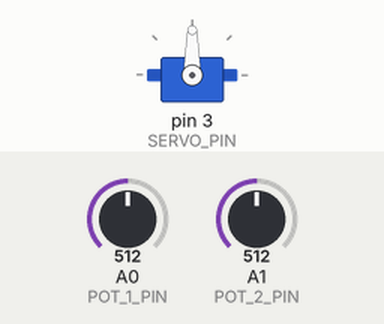
Simulated run of this sketch. Board: Arduino Uno, built with avr-gcc and run on an emulated ATmega328P. Parts: servo. Inputs (shaded band) come from the test bench; at power-on: A0 (POT_1_PIN) = 512, A1 (POT_2_PIN) = 512.

Above: at 1.2 s.
1.3 s: A0 (POT_1_PIN) set to 716
At 2.2 s:
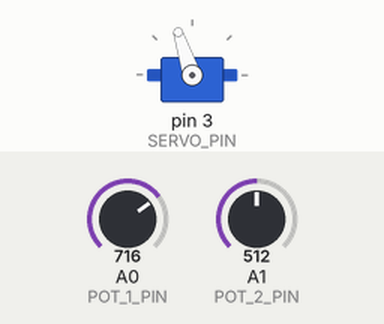
2.8 s: A1 (POT_2_PIN) set to 716
At 3.4 s:
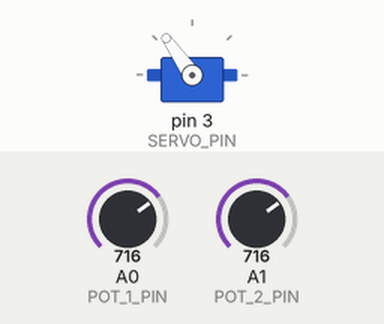
4.3 s: A0 (POT_1_PIN) set to 900
At 5.5 s:
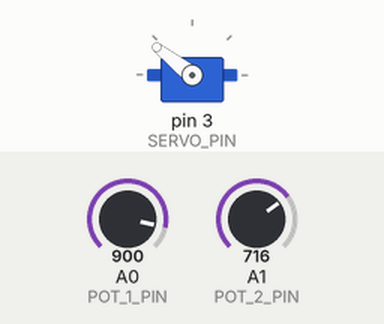
5.8 s: A1 (POT_2_PIN) set to 1023
At 6.8 s:
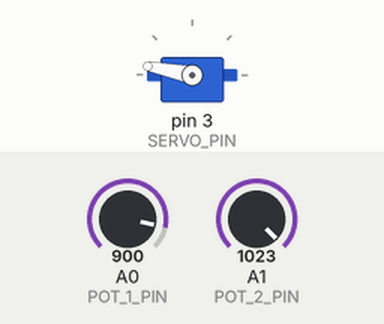
7.3 s: A0 (POT_1_PIN) set to 1023
At 8.0 s:
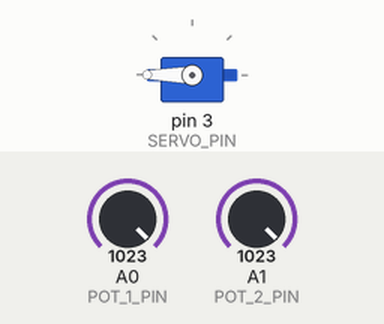
8.8 s: A0 (POT_1_PIN) set to 0
At 9.1 s:
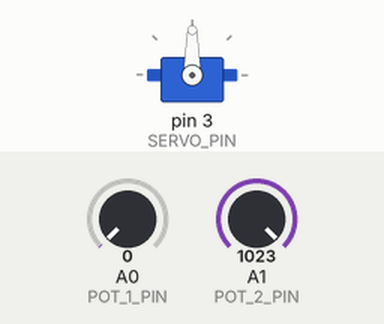
Timing chart, 0 to 11.3 s (numbered marks = the images above; inputs shaded):
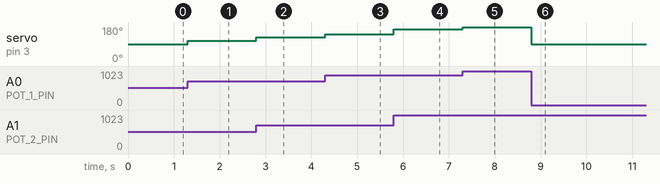

Measured:
- after the input at 1.3 s, servo on pin 3 (SERVO_PIN): 90° → 108° at once
- after the input at 2.8 s, servo on pin 3 (SERVO_PIN): 108° → 125° at once
- after the input at 4.3 s, servo on pin 3 (SERVO_PIN): 125° → 142° at once
- after the input at 5.8 s, servo on pin 3 (SERVO_PIN): 142° → 169° at once
- after the input at 7.3 s, servo on pin 3 (SERVO_PIN): 169° → 180° at once
- after the input at 8.8 s, servo on pin 3 (SERVO_PIN): 180° → 90° at once

The sketch:

var_4.ino
```cpp
#include "task_1.hpp"
#include "task_2.hpp"
#include "task_add.hpp"

void setup() {
  // task_1::setup();
  // task_2::setup();
  task_add::setup();
}

void loop() {
  // task_1::loop();
  // task_2::loop();
  task_add::loop();
}
```

serial_utils.hpp
```cpp
#pragma once
#include <Arduino.h>

/**
 * Чтение из буфера с учетом таймаута
 */
int16_t timedRead() {
  uint32_t start_millis = millis();
  do {
    int16_t b = Serial.read();
    if (b >= 0) return b;
  } while (millis() - start_millis < Serial.getTimeout());
  return -1; // Время ожидания истекло
}

/**
 * Чтение только самого первого байта из буфера остальные отбрасываются
 */
int16_t read_first_byte() {
  int16_t first_byte = timedRead();
  if (first_byte < 0) return -1; // Пустой буфер
  while (timedRead() >= 0);
  return first_byte;
}

/**
 * Чтение только самого последнего байта из буфера остальные отбрасываются
 */
int16_t read_last_byte() {
  int16_t last_byte, temp = timedRead();
  if (temp < 0) return -1; // Пустой буфер
  while (temp >= 0) {
    last_byte = temp;
    temp = timedRead();
  }
  return last_byte;
}
```

task_1.hpp
```cpp
#ifndef TASK_1_HPP
#define TASK_1_HPP

#include <Arduino.h>
#include "serial_utils.hpp"

#define ASCII_1 49
#define ASCII_0 48
#define LED_COUNT 5
#define TIMEOUT 50

namespace task_1 {
  void set_strip_state(bool state);
  void setup();
  void loop();
}

// Массив пинов к которым подключены светодиоды ленты
const byte led_arr[LED_COUNT] = {3, 4, 5, 6, 7};

void task_1::set_strip_state(bool state) {
  for (byte i = 0; i < LED_COUNT; ++i) {
    digitalWrite(led_arr[i], state);
  }
}

void task_1::setup() {
  Serial.begin(9600);  // Открытие последовательного порта
  Serial.setTimeout(TIMEOUT);  // Установка времени ожидания порта
  for (byte i = 0; i < LED_COUNT; ++i) {
    pinMode(led_arr[i], OUTPUT);
  }
}

void task_1::loop() {
  if (Serial.available()) {
    // При выполнении условия гарантируется, что в буфере есть хотя
    // бы один байт, поэтому read_first_byte() вернет корректный байт
    byte symbol = read_first_byte();
    // byte symbol = read_last_byte();
    // byte symbol = Serial.read();

    switch (symbol) {
    case ASCII_0:
      set_strip_state(LOW);
      break;
    case ASCII_1:
      set_strip_state(HIGH);
      break;
    default:
      Serial.println("Wrong signal");
      break;
    }
  }
}

#endif
```

task_2.hpp
```cpp
#pragma once
#include <Arduino.h>
#include <Ultrasonic.h>

#define BTN_TIME 75

#define BTN_PIN 4
#define TRIG_PIN 3
#define ECHO_PIN 2

namespace task_2 {
  void setup();
  void loop();
}

Ultrasonic ultrasonic(TRIG_PIN, ECHO_PIN);

uint16_t distance;
uint32_t btn_timer;
bool prev = LOW;

void task_2::setup() {
  Serial.begin(9600);  // Открытие последовательного порта
  Serial.setTimeout(50);  // Установка времени ожидания порта
  pinMode(BTN_PIN, INPUT);
}

void task_2::loop() {
  bool btn_pressed = digitalRead(BTN_PIN);

  if (btn_pressed && prev == LOW && millis() - btn_timer > BTN_TIME) {
    distance = ultrasonic.read();
    Serial.println(String(distance) + " CM");

    btn_timer = millis();
  }

  prev = btn_pressed;
}
```

task_add.hpp
```cpp
// Дополнительное задание
// Упралвлять углом поворота сервоприда с помощью двух потенциометров

#pragma once
#include <Arduino.h>
#include <Servo.h>

#define SERVO_PIN 3
#define POT_1_PIN 0
#define POT_2_PIN 1


namespace task_add {
    void setup();
    void loop();
}

Servo servo;

void task_add::setup() {
    servo.attach(SERVO_PIN);
    pinMode(POT_1_PIN, INPUT);
    pinMode(POT_2_PIN, INPUT);
    servo.write(0);
}

void task_add::loop() {
    uint16_t analog_data = analogRead(POT_1_PIN) + analogRead(POT_2_PIN);
    uint8_t angle = map(analog_data, 0, 2046, 0, 180);
    servo.write(angle);

    // Serial.println(angle);
}
```
